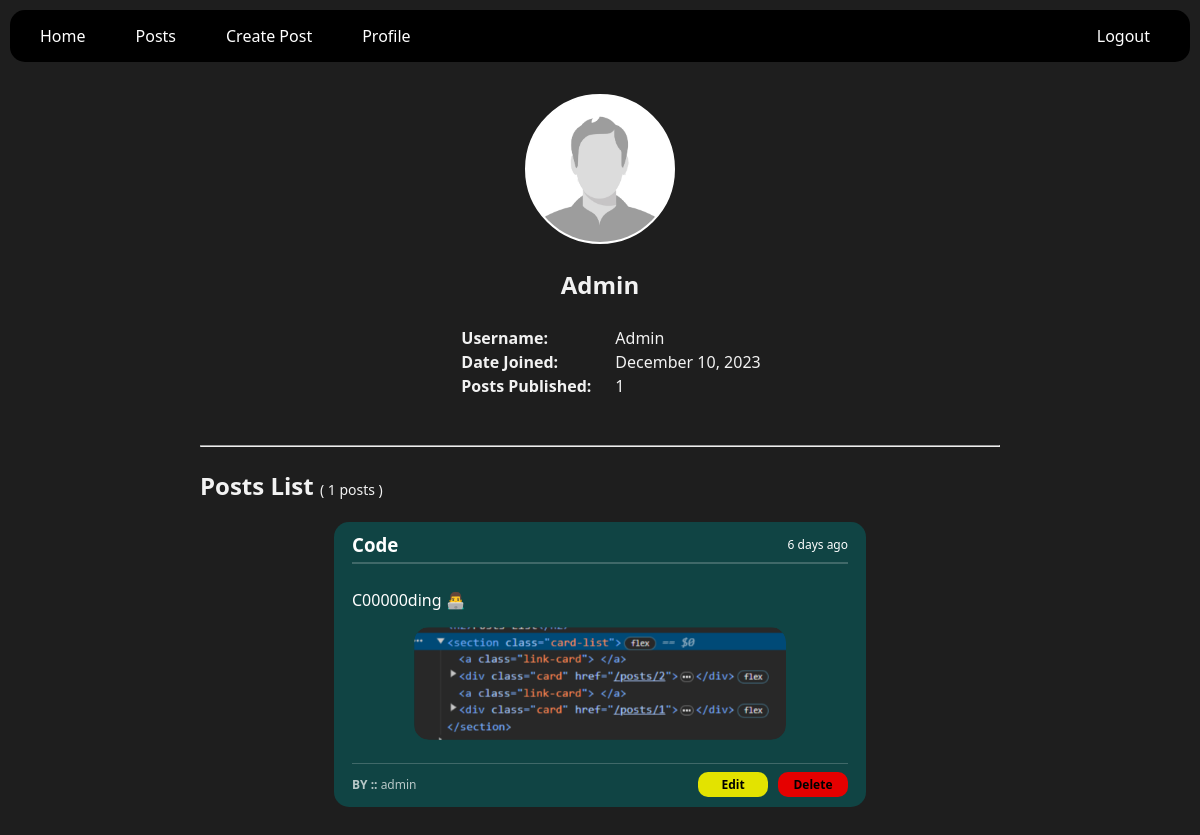
The app's page /auth/profile/5 (signed in) with its own data.
### posts/models.py (models this page shows, shortened)
class Post(models.Model):
    title = models.CharField(max_length=255)
    content = models.TextField()
    author = models.ForeignKey(User, on_delete=models.CASCADE, null=True, related_name='posts')
    images = models.ImageField(upload_to='files/posts/images/%y/%m/%d', null=True, blank=True)
    category = models.ForeignKey(Category, on_delete=models.SET_NULL, null=True)
    isDeleted = models.BooleanField(default=False)
    createdAt = models.DateTimeField(auto_now_add=True)
    class Meta:
        ordering = ['-id']

### authentication/views.py (the view)
# urls.py: path('profile/<int:id>', views.userProfile, name='user-profile'),
@login_required(login_url='login')
def userProfile(request, id):
    user = request.user
    posts = user.posts.all()
    postsCount = posts.count()
    context = {
        'user': user,
        'posts': posts,
        'postsCount': postsCount,
    }
    return render(request, 'authentication/userProfile.html', context)

### templates/authentication/userProfile.html
{% extends "shared/base.html" %}
{% load static %}
{% block content %}
    <link rel="stylesheet" href="{% static "styles/userProfile.css" %}">
    <main>
        <div class="avatar">
            <img src="{% static "images/User-Profile.png" %}" alt="user">
        </div>
        <h2>{{user.username | capfirst}}</h2>
        <section>
            <table>
                <tr>
                    <th>Username: </th>
                    <td>{{user.username | capfirst}}</td>
                </tr>
                <tr>
                    <th>Date Joined: </th>
                    <td>{{user.date_joined | date:"F j, Y"}}</td>
                </tr>
                <tr>
                    <th>Posts Published: </th>
                    <td>{{postsCount}}</td>
                </tr>
            </table>
        </section>
        <section>
            <br><hr><br>
            {% include "posts/components/postsList.html" with posts=posts postsCount=postsCount %}
        </section>
    </main>
{% endblock content %}

### templates/posts/components/postsList.html (shortened to what this page needs)
{% load static %}
<link rel="stylesheet" href="{% static "styles/postCard.css" %}">
<section>
        <h2>Posts List <span style="font-size: 14px; font-weight: 500;">( {{postsCount}} posts )</span></h2>
        <section class="card-list">
            {% for post in posts %}
                {% if not post.isDeleted %}
                    <div class="card card-clickable" onclick="window.location='{% url "post" post.id %}'">
                        {% include "posts/components/postCard.html" with post=post %}
                    </div>
                {% endif %}
            {% endfor %}
        </section>
</section>

### templates/posts/components/postCard.html
{% load static %}
<link rel="stylesheet" href="{% static "styles/postCard.css" %}">
<section>
    <div>
        <div class="header">
            <h3 >{{ post.title }}</h3>
            <span>{{ post.createdAt | timesince }} ago</span>
        </div>
        <div class="body">
            <p>{{ post.content }}</p>
            <div class="img-container">
                {% if post.images %}
                    <img src="{{post.images.url}}" alt="Post's Image">
                {% endif %}
            </div>
        </div>
        <div class="footer">
            <span> <strong>BY ::</strong>  {{ post.author }}</span>
            {% if request.user.id == post.author.id %}
            <div>
                <a href="{% url "edit-post" post.id %}">  <strong>Edit</strong> </a>
                <a href="{% url "delete-post" post.id %}">  <strong>Delete</strong> </a>
            </div>
            {% endif %}
        </div>
    </div>
</section>

### project/static/styles/baseStyle.css (style rules this page uses)
* { margin: 0px; padding: 0px; box-sizing: border-box; }

### authentication/static/styles/userProfile.css (style rules this page uses)
main { padding-top: 24px; display: flex; flex-direction: column; align-items: center; justify-content: center; gap: 24px; }
table th { padding: 0px 22px; text-align: start; }
.avatar { margin: auto; width: 150px; height: 150px; background-color: white; border: solid 2px white; border-radius: 999px; padding:8px; overflow: hidden; }
.avatar img { width: 100%; }

### posts/static/styles/postCard.css (style rules this page uses)
* { margin: 0px; padding: 0px; box-sizing: border-box; }
.card-list { margin: auto; width: 100%; min-width: 800px; display: flex; flex-direction: column; align-items: center; justify-content: center; padding: 20px; gap: 20px; }
.card { padding: 10px 18px; border-radius: 15px; background-color: rgb(16, 68, 68); color: white; width: 70%; min-width: 400px; margin: auto; display: flex; flex-direction: column; align-items: stretch; }
.card .header { position: relative; margin-bottom: 16px; display: flex; justify-content: space-between; align-items: center; }
.card .header span { font-size: 12px; }
.card .header::after { content: ''; display: block; position: absolute; width: 100%; height: 2px; background-color: rgba(255, 255, 255, 0.2); bottom: -7px; }
.card .body { padding: 16px 0px; display: flex; flex-direction: column; align-items: start; justify-content: center; gap: 16px; }
.card .body .img-container { margin: auto; width: 75%; max-width: 400px; border-radius: 15px; overflow: hidden; }
.card .body .img-container img { width: 100%; border-radius: 15px; }
.card .footer { width: 100%; position: relative; display: flex; justify-content: space-between; align-items: center; margin-top: 16px; }
.card .footer::before { content: ''; display: block; position: absolute; top: -14px; width: 100%; height: 1px; background-color: rgba(255, 255, 255, 0.2); margin: 5px 0px; }
.card .footer span { font-size: 12px; color: rgba(255, 255, 255, 0.7); }
.card .footer div { display: flex; gap: 10px; }
.card .footer div a { color: black; width: 70px; padding: 4px 10px; border-radius: 10px; font-size: 12px; text-decoration: none; text-align: center; }
.card .footer div a:nth-child(1) { background-color: rgb(227, 227, 0); }
.card .footer div a:nth-child(2) { background-color: rgb(230, 0, 0); }

### records on screen
Post: title "Code", createdAt "6 days", content "C00000ding 👨‍💻", images (picture), author "admin", shows "Edit"

### other values on screen
{{ user.username | capfirst }} "Admin"
{{ user.date_joined | date:"F j, Y" }} "December 10, 2023"
{{ postsCount }} "1"
